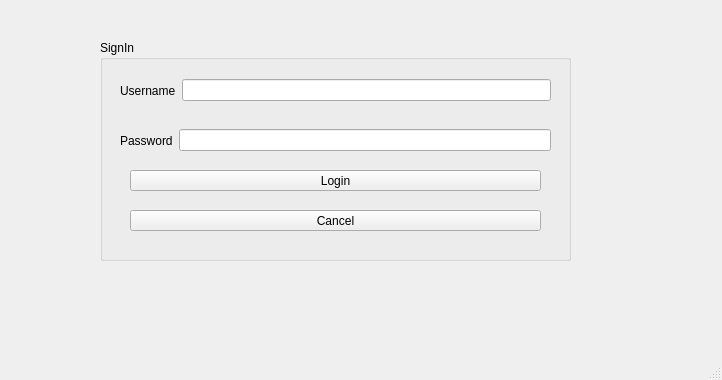
<?xml version="1.0" encoding="UTF-8"?>
<ui version="4.0">
 <class>MainWindow</class>
 <widget class="QMainWindow" name="MainWindow">
  <property name="geometry">
   <rect>
    <x>0</x>
    <y>0</y>
    <width>722</width>
    <height>380</height>
   </rect>
  </property>
  <property name="windowTitle">
   <string>MainWindow</string>
  </property>
  <widget class="QWidget" name="centralwidget">
   <widget class="QGroupBox" name="groupBox">
    <property name="geometry">
     <rect>
      <x>100</x>
      <y>40</y>
      <width>471</width>
      <height>221</height>
     </rect>
    </property>
    <property name="title">
     <string>SignIn</string>
    </property>
    <widget class="QPushButton" name="CANCEL_2">
     <property name="geometry">
      <rect>
       <x>30</x>
       <y>170</y>
       <width>411</width>
       <height>21</height>
      </rect>
     </property>
     <property name="styleSheet">
      <string notr="true"/>
     </property>
     <property name="text">
      <string>Cancel</string>
     </property>
    </widget>
    <widget class="QWidget" name="">
     <property name="geometry">
      <rect>
       <x>20</x>
       <y>30</y>
       <width>431</width>
       <height>41</height>
      </rect>
     </property>
     <layout class="QHBoxLayout" name="horizontalLayout">
      <item>
       <widget class="QLabel" name="label">
        <property name="text">
         <string>Username</string>
        </property>
       </widget>
      </item>
      <item>
       <widget class="QLineEdit" name="lineEdit_username"/>
      </item>
     </layout>
    </widget>
    <widget class="QWidget" name="">
     <property name="geometry">
      <rect>
       <x>20</x>
       <y>80</y>
       <width>431</width>
       <height>41</height>
      </rect>
     </property>
     <layout class="QHBoxLayout" name="horizontalLayout_2">
      <item>
       <widget class="QLabel" name="label_2">
        <property name="text">
         <string>Password</string>
        </property>
       </widget>
      </item>
      <item>
       <widget class="QLineEdit" name="lineEdit_password">
        <property name="echoMode">
         <enum>QLineEdit::Password</enum>
        </property>
       </widget>
      </item>
     </layout>
    </widget>
    <widget class="QPushButton" name="LOGIN">
     <property name="geometry">
      <rect>
       <x>30</x>
       <y>130</y>
       <width>411</width>
       <height>21</height>
      </rect>
     </property>
     <property name="styleSheet">
      <string notr="true"/>
     </property>
     <property name="text">
      <string>Login</string>
     </property>
    </widget>
   </widget>
  </widget>
  <widget class="QMenuBar" name="menubar">
   <property name="geometry">
    <rect>
     <x>0</x>
     <y>0</y>
     <width>722</width>
     <height>21</height>
    </rect>
   </property>
  </widget>
  <widget class="QStatusBar" name="statusbar"/>
 </widget>
 <resources/>
 <connections/>
</ui>
